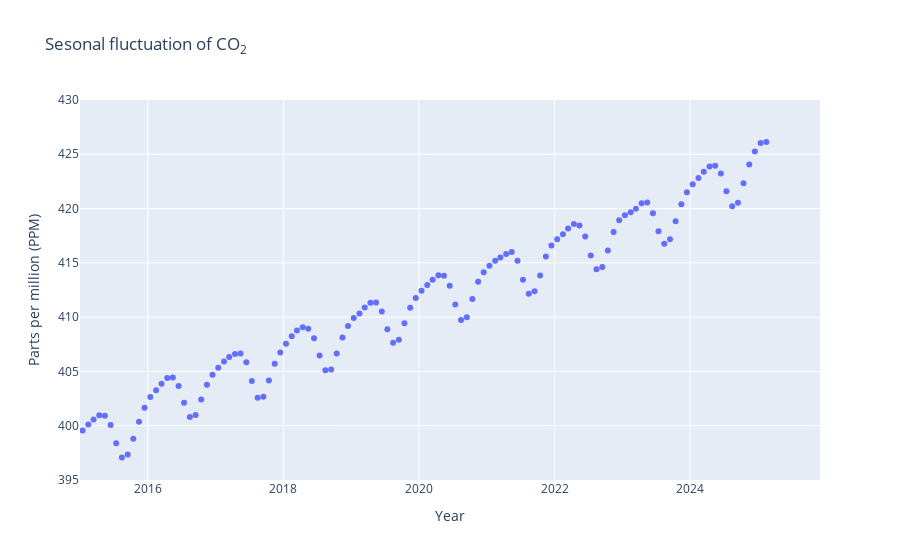

The code cell stored with this chart in its notebook:
### Code cell
grp2 = co2_data.groupby(["year", "month"]).mean()["average"]
x = [dt.datetime(year=i[0], month=i[1], day=15) for i in grp2.index]

y = grp2.values

track = go.Scatter(x=x,y=y,mode="markers", name="Actual value")

default_period = (dt.datetime(2015, 1, 1), dt.datetime(2025,12,1))

default_ppm_range = (395, 430)

layout=go.Layout(
    title='Sesonal fluctuation of CO<sub>2</sub>',
    yaxis=dict(title="Parts per million (PPM)",range=default_ppm_range),
    xaxis=dict(title="Year", range=default_period)
)

figure = go.Figure(data=[track] , layout=layout)
py.iplot(figure, filename="co2-ppm-seasonal")

### Figure 1 — Plotly figure (JSON) as saved in the notebook; plotly's stock layout.template omitted (floating-point values rounded to 4 significant figures; data arrays with more than 128 entries replaced by an {"elided": "..."} marker saying what was removed)
{"data": [{"mode": "markers", "name": "Actual value", "type": "scatter", "x": {"elided": "554 str values"}, "y": {"elided": "554 float values"}}], "layout": {"title": {"text": "Sesonal fluctuation of CO<sub>2</sub>"}, "xaxis": {"range": ["2015-01-01T00:00:00", "2025-12-01T00:00:00"], "title": {"text": "Year"}}, "yaxis": {"range": [395, 430], "title": {"text": "Parts per million (PPM)"}}}}
